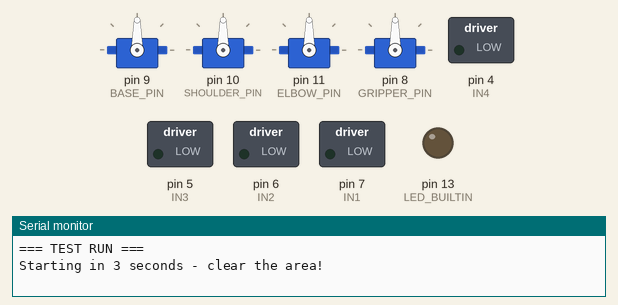
Recording of a sketch running on a simulated Arduino Uno, built with avr-gcc and run on an emulated ATmega328P. Parts: 4 × servo, switched loads named in the sketch (green lamp = pin HIGH), output pins drawn as LEDs (lit = HIGH), the last lines printed to the serial monitor.

Above: at 0.1 s.
At 3.1 s:
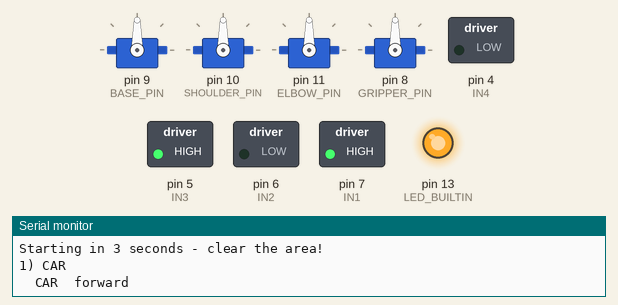
At 6.1 s:
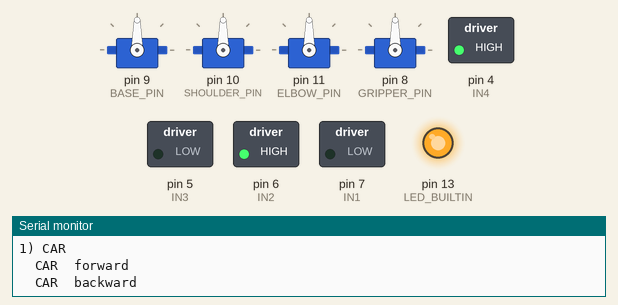
At 9.1 s:
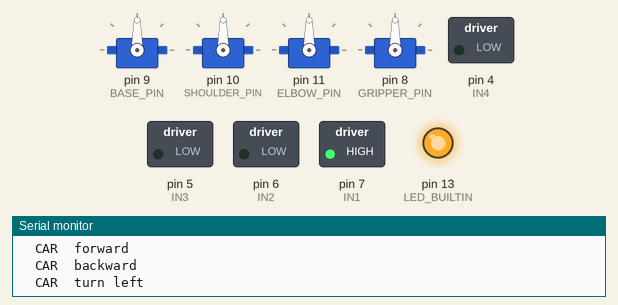
At 11.6 s:
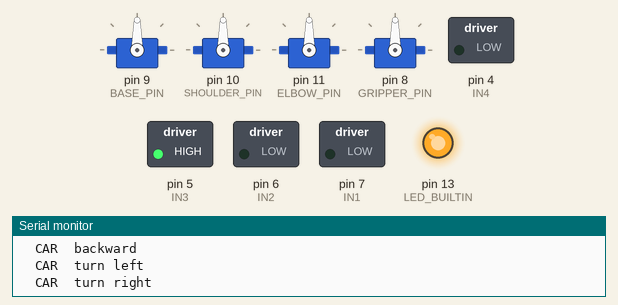
At 25.6 s:
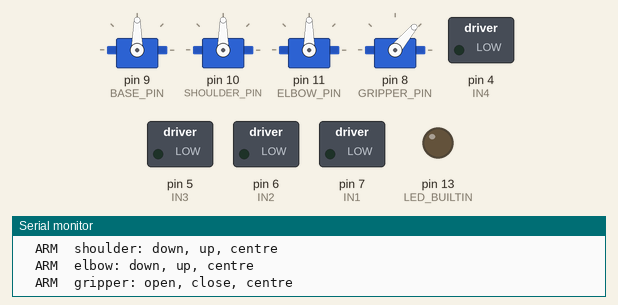
Timing chart, 0 to 27.5 s (numbered marks = the images above):
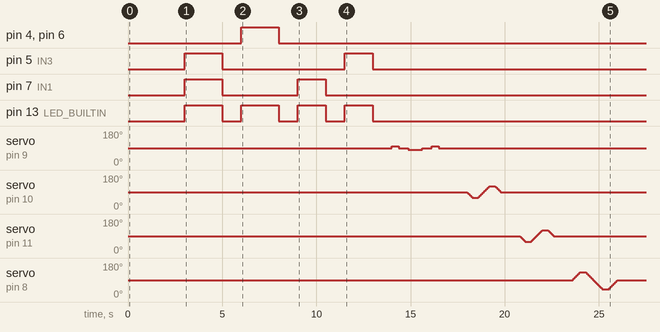

The sketch:

TestRun.ino
```cpp
/*
 * TEST RUN - drives the whole robot through a fixed sequence, no phone needed.
 * Same pins and settings as CarArm4DOF.ino.
 *
 *   1. Car: forward, backward, turn left, turn right
 *   2. Arm: base, shoulder, elbow, gripper - each moves and comes back
 *   3. Arm home (all 90), car stopped. Press RESET to run it again.
 *
 * Open Tools > Serial Monitor at 9600 to see each step as it happens.
 * Put the car on the floor with space around it (or lift it for a first try).
 * The Arduino's L LED is on while the wheels should be turning.
 */

#include <Servo.h>

// ---------- Settings (same as CarArm4DOF.ino) ----------
const bool GENTLE_TURNS = true;   // turn with one side, the other side stopped
const bool SWAP_TURNS = false;    // true if L turns the car right

const unsigned long DRIVE_MS = 2000;   // how long each drive step lasts
const unsigned long TURN_MS = 1500;    // how long each turn lasts
const unsigned long PAUSE_MS = 1000;   // stop between steps

// Base servo type (same as CarArm4DOF.ino). A continuous (360) base is turned
// for a calculated time instead of being sent to an angle.
const bool BASE_IS_CONTINUOUS = true;
const int BASE_SPIN_SPEED = 8;
const float BASE_DEG_PER_SEC_LEFT = 120.0;    // copy both speeds from CarArm4DOF.ino
const float BASE_DEG_PER_SEC_RIGHT = 120.0;
const bool BASE_REVERSE = false;

// All arm angles used below stay inside CarArm4DOF.ino's safe limits:
// shoulder/elbow 45-135, gripper 40 (closed) - 130 (open).

// ---------- Pins (same as CarArm4DOF.ino) ----------
const int IN1 = 7, IN2 = 6, IN3 = 5, IN4 = 4;
const int BASE_PIN = 9, SHOULDER_PIN = 10, ELBOW_PIN = 11, GRIPPER_PIN = 8;

Servo baseServo, shoulderServo, elbowServo, gripperServo;
int basePos = 90, shoulderPos = 90, elbowPos = 90, gripperPos = 90;

// ================= CAR =================
void setMotors(int a, int b, int c, int d) {
  digitalWrite(IN1, a);
  digitalWrite(IN2, b);
  digitalWrite(IN3, c);
  digitalWrite(IN4, d);
}

void car(char c) {
  if (SWAP_TURNS) {
    if (c == 'L') c = 'R';
    else if (c == 'R') c = 'L';
  }
  switch (c) {
    case 'F': setMotors(HIGH, LOW, HIGH, LOW); break;
    case 'B': setMotors(LOW, HIGH, LOW, HIGH); break;
    case 'L':
      if (GENTLE_TURNS) setMotors(HIGH, LOW, LOW, LOW);
      else              setMotors(HIGH, LOW, LOW, HIGH);
      break;
    case 'R':
      if (GENTLE_TURNS) setMotors(LOW, LOW, HIGH, LOW);
      else              setMotors(LOW, HIGH, HIGH, LOW);
      break;
    default: setMotors(LOW, LOW, LOW, LOW); break;   // stop
  }
}

void driveStep(char c, unsigned long ms, const __FlashStringHelper *what) {
  Serial.print(F("  CAR  "));
  Serial.println(what);
  digitalWrite(LED_BUILTIN, HIGH);
  car(c);
  delay(ms);
  car('S');
  digitalWrite(LED_BUILTIN, LOW);
  delay(PAUSE_MS);
}

// ================= ARM =================
// Moves a servo slowly (2 degrees every 20 ms) so the arm doesn't jerk
void sweep(Servo &s, int &pos, int target) {
  target = constrain(target, 0, 180);
  while (pos != target) {
    int step = target - pos;
    if (step > 2) step = 2;          // at most 2 degrees per move
    if (step < -2) step = -2;
    pos += step;
    s.write(pos);
    delay(20);
  }
}

void armStep(Servo &s, int &pos, int a, int b, const __FlashStringHelper *what) {
  Serial.print(F("  ARM  "));
  Serial.println(what);
  sweep(s, pos, a);
  delay(300);
  sweep(s, pos, b);
  delay(300);
  sweep(s, pos, 90);
  delay(PAUSE_MS);
}

// Continuous base: turn by 'degrees' (+ = left, - = right) and stop
void baseTurn(int degrees) {
  int dir = (degrees > 0) ? 1 : -1;
  float speed = (degrees > 0) ? BASE_DEG_PER_SEC_LEFT : BASE_DEG_PER_SEC_RIGHT;
  if (BASE_REVERSE) dir = -dir;
  if (!baseServo.attached()) baseServo.attach(BASE_PIN);
  baseServo.write(90 + dir * BASE_SPIN_SPEED);
  delay((unsigned long)(abs(degrees) / speed * 1000.0));
  baseServo.write(90);
  baseServo.detach();                     // signal off = a continuous servo always stops
  delay(500);
}

// ================= RUN =================
void setup() {
  Serial.begin(9600);
  pinMode(IN1, OUTPUT);
  pinMode(IN2, OUTPUT);
  pinMode(IN3, OUTPUT);
  pinMode(IN4, OUTPUT);
  pinMode(LED_BUILTIN, OUTPUT);
  car('S');

  baseServo.attach(BASE_PIN);
  shoulderServo.attach(SHOULDER_PIN);
  elbowServo.attach(ELBOW_PIN);
  gripperServo.attach(GRIPPER_PIN);
  baseServo.write(basePos);
  if (BASE_IS_CONTINUOUS) baseServo.detach();   // continuous base: stopped until it turns
  shoulderServo.write(shoulderPos);
  elbowServo.write(elbowPos);
  gripperServo.write(gripperPos);

  Serial.println(F("=== TEST RUN ==="));
  Serial.println(F("Starting in 3 seconds - clear the area!"));
  delay(3000);

  Serial.println(F("1) CAR"));
  driveStep('F', DRIVE_MS, F("forward"));
  driveStep('B', DRIVE_MS, F("backward"));
  driveStep('L', TURN_MS, F("turn left"));
  driveStep('R', TURN_MS, F("turn right"));

  Serial.println(F("2) ARM"));
  if (BASE_IS_CONTINUOUS) {
    Serial.println(F("  ARM  base: left 45, right 90, back to centre"));
    baseTurn(45);
    baseTurn(-90);
    baseTurn(45);
    delay(PAUSE_MS);
  } else {
    armStep(baseServo, basePos, 45, 135, F("base: left, right, centre"));
  }
  armStep(shoulderServo, shoulderPos, 60, 120, F("shoulder: down, up, centre"));
  armStep(elbowServo, elbowPos, 60, 120, F("elbow: down, up, centre"));
  armStep(gripperServo, gripperPos, 130, 40, F("gripper: open, close, centre"));

  Serial.println(F("3) DONE - arm home, car stopped. Press RESET to run again."));
}

void loop() {
  // nothing - the test runs once in setup()
}
```
